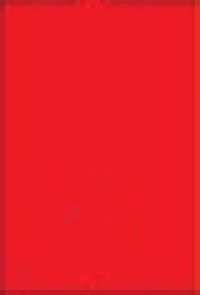
#> input picture photos/2/1.png, 40 x 59 px, found by its file name (shown 5 times larger); its folder holds only this picture in this run
$ python data_gen.py
#> lines starting #> are read from the running program, lines starting #| are printed output that depends on the picture
import numpy as np
import os, random, cv2
import matplotlib.pyplot as plt

PATH = os.getcwd()+"\\photos"
CATEGORIES = os.listdir(PATH)
IMG_SIZE = 75


def create_data():
    data = []

    for category in CATEGORIES:
        class_num = CATEGORIES.index(category)
        path = os.path.join(PATH, category)

        for img in os.listdir(path):
            try:
                img_array = cv2.imread(os.path.join(path, img), cv2.IMREAD_GRAYSCALE)
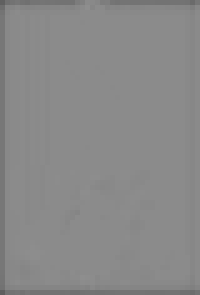
#> img_array: shape (59, 40) (shown 5 times larger); min 95, max 142, mean 137
                new_array = cv2.resize(img_array, (IMG_SIZE, IMG_SIZE))
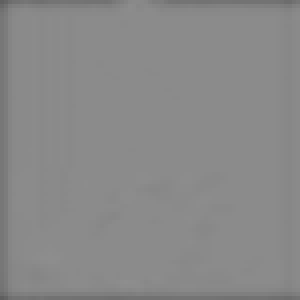
#> new_array: shape (75, 75) (shown 4 times larger); min 95, max 142, mean 137

                data.append([new_array, class_num])

            except Exception as e:
                print(e)

    random.shuffle(data)

    X, y = [], []

    for feature, label in data:
        X.append(feature)
        y.append(label)
#> this loop made 1 pass
#> label on pass 1: 0
#> after the loop, X = 1 item; y = [0]

    X = np.array(X).reshape(-1, IMG_SIZE, IMG_SIZE, 1)

    np.save("X.npy", X)
    np.save("y.npy", y)

create_data()
